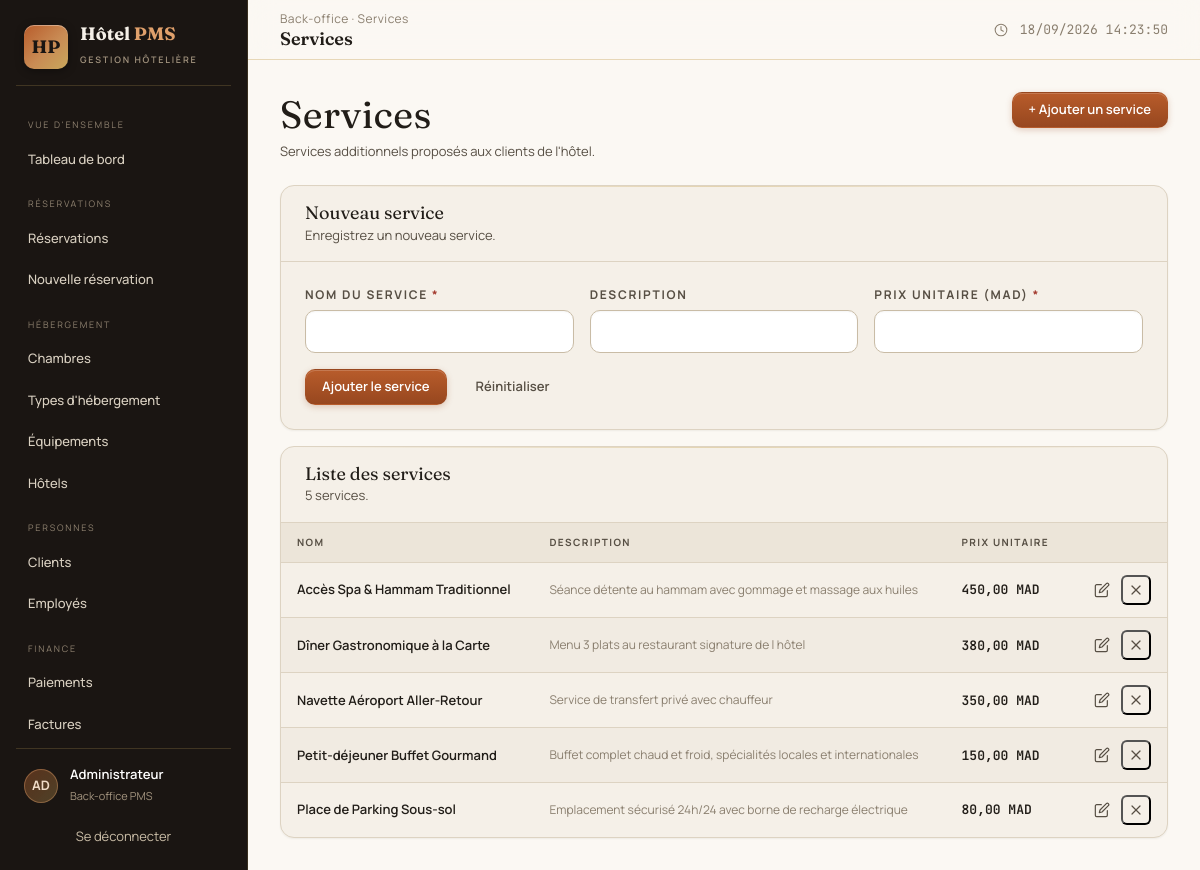
Page /services.php (signed in) on the committed database.
### tables this page shows
CREATE TABLE service (
    id_service INT AUTO_INCREMENT PRIMARY KEY,
    nom_service VARCHAR(50) NOT NULL,
    description VARCHAR(200) NULL,
    prix_unitaire DECIMAL(10,2) NOT NULL,
    CONSTRAINT chk_service_prix CHECK (prix_unitaire >= 0)
);

### services.php (the view, shortened to what this page needs)
<?php
require_once __DIR__ . "/includes/header.php";
$edit = null;
$services = $pdo->query(
    "SELECT * FROM service ORDER BY nom_service"
)->fetchAll();
?>
<div class="page-head">
    <div>
        <h1>Services</h1>
        <p>Services additionnels proposés aux clients de l'hôtel.</p>
    </div>
    <a href="services.php#form" class="btn primary">+ Ajouter un service</a>
</div>
<div class="stack">
    <div class="card" id="form">
        <div class="card-head">
            <div>
                <h3><?= $edit ? "Modifier le service" : "Nouveau service" ?></h3>
                <p><?= $edit ? "Mettez à jour les informations du service." : "Enregistrez un nouveau service." ?></p>
            </div>
        </div>
        <div class="card-body">
            <form method="POST" class="form-grid">
                <div class="form-group">
                    <label for="nom_service">Nom du service <span class="req">*</span></label>
                    <input type="text" id="nom_service" name="nom_service" required value="<?= htmlspecialchars($edit["nom_service"] ?? "") ?>">
                </div>
                <div class="form-group">
                    <label for="description">Description</label>
                    <input type="text" id="description" name="description" maxlength="200" value="<?= htmlspecialchars($edit["description"] ?? "") ?>">
                </div>
                <div class="form-group">
                    <label for="prix_unitaire">Prix unitaire (MAD) <span class="req">*</span></label>
                    <input type="number" id="prix_unitaire" name="prix_unitaire" step="0.01" min="0" required value="<?= htmlspecialchars($edit["prix_unitaire"] ?? "") ?>">
                </div>
                <div class="form-actions" style="grid-column: 1 / -1; margin-top:0">
                    <button type="submit" class="btn primary"><?= $edit ? "Enregistrer" : "Ajouter le service" ?></button>
                    <a href="services.php" class="btn ghost">Réinitialiser</a>
                </div>
            </form>
        </div>
    </div>
    <div class="card">
        <div class="card-head">
            <div>
                <h3>Liste des services</h3>
                <p><?= count($services) ?> service<?= count($services) > 1 ? "s" : "" ?>.</p>
            </div>
        </div>
        <div class="card-body" style="padding:0">
            <div class="table-wrap">
                <table class="table">
                    <thead>
                        <tr>
                            <th>Nom</th>
                            <th>Description</th>
                            <th>Prix unitaire</th>
                            <th></th>
                        </tr>
                    </thead>
                    <tbody>
                        <?php foreach ($services as $s): ?>
                            <tr>
                                <td class="cell-main"><?= htmlspecialchars($s["nom_service"]) ?></td>
                                <td class="cell-sub"><?= htmlspecialchars($s["description"] ?? "—") ?></td>
                                <td class="num"><?= number_format((float) $s["prix_unitaire"], 2, ",", " ") ?> MAD</td>
                                <td class="table-actions">
                                    <a href="services.php?edit=<?= (int) $s["id_service"] ?>" title="Modifier">✎</a>
                                    <form method="POST" style="display:inline" data-confirm="Supprimer le service « <?= htmlspecialchars($s["nom_service"]) ?> » ?">
                                        <button type="submit" class="row-action danger" title="Supprimer">✕</button>
                                    </form>
                                </td>
                            </tr>
                        <?php endforeach; ?>
                    </tbody>
                </table>
            </div>
        </div>
    </div>
</div>
<?php require __DIR__ . "/includes/footer.php"; ?>

### rows in the picture
service: nom_service "Accès Spa & Hammam Traditionnel", description "Séance détente au hammam avec gommage et massage aux huiles", prix_unitaire "450,00"
service: nom_service "Dîner Gastronomique à la Carte", description "Menu 3 plats au restaurant signature de l hôtel", prix_unitaire "380,00"
service: nom_service "Navette Aéroport Aller-Retour", description "Service de transfert privé avec chauffeur", prix_unitaire "350,00"
service: nom_service "Petit-déjeuner Buffet Gourmand", description "Buffet complet chaud et froid, spécialités locales et internationales", prix_unitaire "150,00"
service: nom_service "Place de Parking Sous-sol", description "Emplacement sécurisé 24h/24 avec borne de recharge électrique", prix_unitaire "80,00"

### other values in the picture
$label "VUE D'ENSEMBLE"
$title "Tableau de bord"
$label "RÉSERVATIONS"
$title "Réservations"
$title "Nouvelle réservation"
$label "HÉBERGEMENT"
$title "Chambres"
$title "Types d'hébergement"
$title "Équipements"
$title "Hôtels"
$label "PERSONNES"
$title "Clients"
$title "Employés"
$label "FINANCE"
$title "Paiements"
